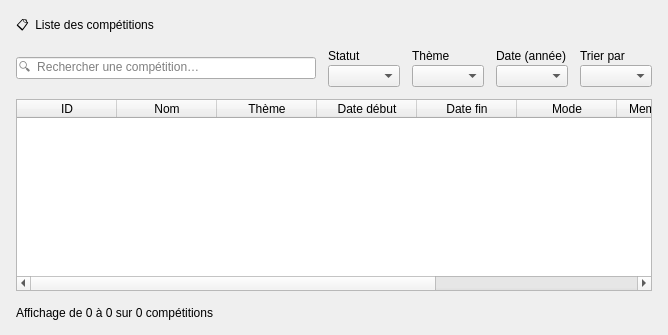
                      <widget class="QFrame" name="cardListComp">
                       <property name="card" stdset="0">
                        <bool>true</bool>
                       </property>
                       <layout class="QVBoxLayout" name="listLayoutComp" stretch="0,0,1,0">
                        <property name="spacing">
                         <number>12</number>
                        </property>
                        <property name="leftMargin">
                         <number>16</number>
                        </property>
                        <property name="topMargin">
                         <number>16</number>
                        </property>
                        <property name="rightMargin">
                         <number>16</number>
                        </property>
                        <property name="bottomMargin">
                         <number>12</number>
                        </property>
                        <item>
                         <widget class="QLabel" name="lblListComp">
                          <property name="role" stdset="0">
                           <string notr="true">cardTitle</string>
                          </property>
                          <property name="text">
                           <string>📋  Liste des compétitions</string>
                          </property>
                         </widget>
                        </item>
                        <item>
                         <layout class="QHBoxLayout" name="filterLayoutComp" stretch="2,1,1,1">
                          <property name="spacing">
                           <number>12</number>
                          </property>
                          <item>
                           <widget class="QLineEdit" name="searchComp">
                            <property name="minimumSize">
                             <size>
                              <width>300</width>
                              <height>0</height>
                             </size>
                            </property>
                            <property name="placeholderText">
                             <string>🔍  Rechercher une compétition…</string>
                            </property>
                           </widget>
                          </item>
                          <item>
                           <layout class="QVBoxLayout" name="fStatutLayoutComp">
                            <property name="spacing">
                             <number>2</number>
                            </property>
                            <item>
                             <widget class="QLabel" name="fStatutLabelComp">
                              <property name="role" stdset="0">
                               <string notr="true">filterLabel</string>
                              </property>
                              <property name="text">
                               <string>Statut</string>
                              </property>
                             </widget>
                            </item>
                            <item>
                             <widget class="QComboBox" name="fStatutComp" />
                            </item>
                           </layout>
                          </item>
                          <item>
                           <layout class="QVBoxLayout" name="fThemeLayout">
                            <property name="spacing">
                             <number>2</number>
                            </property>
                            <item>
                             <widget class="QLabel" name="fThemeLabel">
                              <property name="role" stdset="0">
                               <string notr="true">filterLabel</string>
                              </property>
                              <property name="text">
                               <string>Thème</string>
                              </property>
                             </widget>
                            </item>
                            <item>
                             <widget class="QComboBox" name="fTheme" />
                            </item>
                           </layout>
                          </item>
                          <item>
                           <layout class="QVBoxLayout" name="fDateLayoutComp">
                            <property name="spacing">
                             <number>2</number>
                            </property>
                            <item>
                             <widget class="QLabel" name="fDateLabelComp">
                              <property name="role" stdset="0">
                               <string notr="true">filterLabel</string>
                              </property>
                              <property name="text">
                               <string>Date (année)</string>
                              </property>
                             </widget>
                            </item>
                            <item>
                             <widget class="QComboBox" name="fDateComp" />
                            </item>
                           </layout>
                          </item>
                          <item>
                           <layout class="QVBoxLayout" name="fSortLayoutComp">
                            <property name="spacing">
                             <number>2</number>
                            </property>
                            <item>
                             <widget class="QLabel" name="fSortLabelComp">
                              <property name="role" stdset="0">
                               <string notr="true">filterLabel</string>
                              </property>
                              <property name="text">
                               <string>Trier par</string>
                              </property>
                             </widget>
                            </item>
                            <item>
                             <widget class="QComboBox" name="fSortComp" />
                            </item>
                           </layout>
                          </item>
                         </layout>
                        </item>
                        <item>
                         <widget class="QTableWidget" name="tableComp">
                          <property name="editTriggers">
                           <set>QAbstractItemView::NoEditTriggers</set>
                          </property>
                          <property name="selectionMode">
                           <enum>QAbstractItemView::SingleSelection</enum>
                          </property>
                          <property name="selectionBehavior">
                           <enum>QAbstractItemView::SelectRows</enum>
                          </property>
                          <property name="showGrid">
                           <bool>false</bool>
                          </property>
                          <attribute name="verticalHeaderVisible">
                           <bool>false</bool>
                          </attribute>
                          <attribute name="verticalHeaderDefaultSectionSize">
                           <number>50</number>
                          </attribute>
                          <column>
                           <property name="text">
                            <string>ID</string>
                           </property>
                          </column>
                          <column>
                           <property name="text">
                            <string>Nom</string>
                           </property>
                          </column>
                          <column>
                           <property name="text">
                            <string>Thème</string>
                           </property>
                          </column>
                          <column>
                           <property name="text">
                            <string>Date début</string>
                           </property>
                          </column>
                          <column>
                           <property name="text">
                            <string>Date fin</string>
                           </property>
                          </column>
                          <column>
                           <property name="text">
                            <string>Mode</string>
                           </property>
                          </column>
                          <column>
                           <property name="text">
                            <string>Membres max</string>
                           </property>
                          </column>
                          <column>
                           <property name="text">
                            <string>Statut</string>
                           </property>
                          </column>
                          <column>
                           <property name="text">
                            <string>Actions</string>
                           </property>
                          </column>
                         </widget>
                        </item>
                        <item>
                         <layout class="QHBoxLayout" name="listBottomLayoutComp">
                          <item>
                           <widget class="QLabel" name="footerComp">
                            <property name="text">
                             <string>Affichage de 0 à 0 sur 0 compétitions</string>
                            </property>
                           </widget>
                          </item>
                          <item>
                           <spacer name="listBottomSpacerComp">
                            <property name="orientation">
                             <enum>Qt::Horizontal</enum>
                            </property>
                            <property name="sizeHint" stdset="0">
                             <size>
                              <width>40</width>
                              <height>20</height>
                             </size>
                            </property>
                           </spacer>
                          </item>
                          <item>
                           <widget class="QWidget" name="pagerBoxComp">
                            <layout class="QHBoxLayout" name="pagerLayoutComp">
                             <property name="spacing">
                              <number>6</number>
                             </property>
                             <property name="leftMargin">
                              <number>0</number>
                             </property>
                             <property name="topMargin">
                              <number>0</number>
                             </property>
                             <property name="rightMargin">
                              <number>0</number>
                             </property>
                             <property name="bottomMargin">
                              <number>0</number>
                             </property>
                            </layout>
                           </widget>
                          </item>
                         </layout>
                        </item>
                       </layout>
                      </widget>
